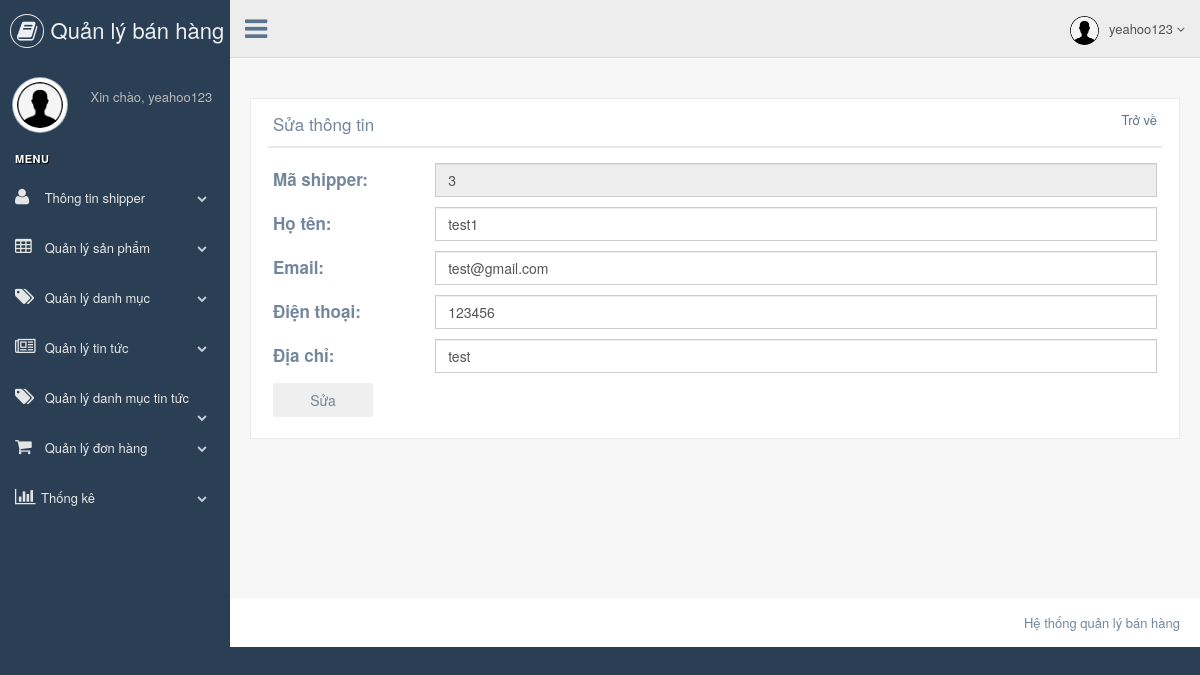
The page /shipper_detail.php?id=3 (signed in) on the database its author committed.
### tables this page shows
CREATE TABLE `shipper` (
  `shipper_id` int(30) NOT NULL,
  `shippername` varchar(255) NOT NULL,
  `email` varchar(255) NOT NULL,
  `phone` varchar(255) NOT NULL,
  `address` varchar(255) NOT NULL,
  `shipper_status` tinyint(1) NOT NULL,
  `create_date` datetime NOT NULL
);

### config/database.php (called while the page is built, shortened)
<?php
 class Database{
    private $connection = null;
    public function __construct($dbhost = "localhost", $dbname = "myDataBaseName", $username = "root", $password = ""){
        try{
            $this->connection = new mysqli($dbhost, $username, $password, $dbname);
        }catch(Exception $e){
            throw new Exception($e->getMessage());
        }
    }
    public function Select( $query = "" , $params = [] ){
        try{
            $stmt = $this->executeStatement( $query , $params );
            $result = $stmt->get_result()->fetch_all(MYSQLI_ASSOC);
            return $result;
        }catch(Exception $e){
            throw New Exception( $e->getMessage() );
        }
        return false;
    }
    private function executeStatement( $query = "" , $params = [] ){
        try{
            $stmt = $this->connection->prepare( $query );
            $stmt->execute();
            return $stmt;
        }catch(Exception $e){
            throw New Exception( $e->getMessage() );
        }
    }
} function getMenu($db, $parentid = 0,$p_status=1, $space = "", $trees = array())
    {
		if($p_status>0)
		{
			$where=' AND category_status=1';
		}else
		{
			$where='1=1';
		}
        if(!$trees)
        {
            $trees = array();
        }
        $sql="SELECT * FROM category WHERE 1=1 ".$where." AND parent_id=".$parentid;
        $result = $db->Select($sql);
		foreach($result as $value)
        {
            $trees[$value['category_id']] = array( 'category_id' => $value['category_id'],
                                'category_name'=>$space.$value['category_name'],
                                );
            $trees = getMenu($db,$value['category_id'],$p_status, $space.'&nbsp;--&nbsp;', $trees);
        }
        return $trees;
    }
?>

### shipper_detail.php (the view, shortened to what this page needs)
<?php
include("config/database.php");
include("header1.php");
if(isset($_GET["id"])){
  $id=(int)$_GET["id"];
}else {
  header("Location:".URL."show_user.php");
}
    $db = new Database(db_host, db_name, db_username, db_password);
    $query="SELECT * FROM shipper WHERE shipper_id=".$id;
    $result=$db->Select($query);
?>
        <div class="right_col" role="main">
            <div class="">
                <div class="page-title">
                    <div class="title_right">
                        <div class="col-md-5 col-sm-5 col-xs-12 form-group pull-right top_search">
                        </div>
                    </div>
                </div>
                <div class="clearfix"></div>
                <div class="row" style="min-height:500px">
                    <div class="col-md-12 col-sm-12 col-xs-12">
                        <div class="x_panel">
                            <div class="x_title" style="display: flex; justify-content: space-between">
                                <h2>Sửa thông tin</h2>
                                <?php
                                    echo '<a href="'.URL.'show_shipper.php">Trở về</a>'
                                ?>
                            </div>
                            <div class="x_content">
                              <!-- <?php
                                echo "<pre>";print_r($result);echo "</pre>";
                              ?> -->
                                  <form class="product__content" method="POST">
                                      <div class="form-group">
                                          <label for="shipper_id">Mã shipper: </label>
                                          <input type="text" class="form-control" id="shipper_id" name="shipper_id" value="<?php echo $result[0]["shipper_id"];?> " disabled>
                                      </div>
                                      <div class="form-group">
                                          <label for="shippername">Họ tên: </label>
                                          <input type="text" class="form-control" id="shippername" name="shippername" value="<?php echo $result[0]["shippername"];?>">
                                      </div>
                                      <div class="form-group">
                                          <label for="email">Email: </label>
                                          <input type="text" class="form-control" id="email" name="email" value="<?php echo $result[0]["email"];?> " >
                                      </div>
                                      <div class="form-group">
                                          <label for="phone">Điện thoại: </label>
                                          <input type="text" class="form-control" id="intTextBox" name="phone" value="<?php echo $result[0]["phone"];?> ">
                                      </div>
                                      <div class="form-group">
                                          <label for="address">Địa chỉ: </label>
                                          <input type="text" class="form-control" id="address" name="address" value="<?php echo $result[0]["address"];?> ">
                                      </div>
                                      <input class="btn"type="submit" name="submit" value="Sửa" >
                                  </form>
                              </div>
                            </div>
                        </div>
                    </div>
                </div>
            </div>
        </div>
<?php
    include("footer.php")
?>

### shipper_detail.php (style rules this page uses)
.product__content { display: flex; flex-direction: column; }
.form-group { display: flex; }
.form-group label { font-size: 17px; margin: 0; width: 200px; display: flex; align-items: center; }
.btn { width: 100px; }

### rows shown on the page
shipper: shipper_id "3", shippername "test1", email "test@gmail.com", phone "123456", address "test"

### other values the page prints
$_SESSION["username"] "yeahoo123"
